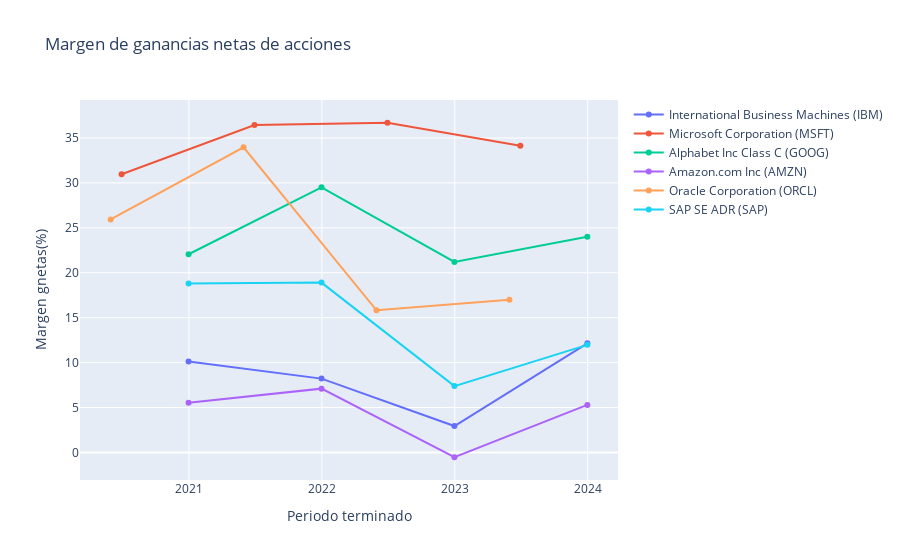

Notebook source saved alongside this figure:
### Code cell
fig = go.Figure()
for stock_pkl in list(dic_stocks_pkl.keys()):
    fig.add_trace(go.Scatter(x=dic_stocks_pkl[stock_pkl].df_resultados.index , y=dic_stocks_pkl[stock_pkl].df_resultados["Margen_gnetas(%)"], name=stock_pkl))
fig.update_layout(title='Margen de ganancias netas de acciones', xaxis_title='Periodo terminado', yaxis_title="Margen gnetas(%)")
fig.show()

### Figure 1 — Plotly figure (JSON) as saved in the notebook; plotly's stock layout.template omitted (floating-point values rounded to 4 significant figures)
{"data": [{"name": "International Business Machines (IBM)", "type": "scatter", "x": ["2023-12-31T00:00:00", "2022-12-31T00:00:00", "2021-12-31T00:00:00", "2020-12-31T00:00:00"], "y": [12.15, 2.939, 8.218, 10.13]}, {"name": "Microsoft Corporation (MSFT)", "type": "scatter", "x": ["2023-06-30T00:00:00", "2022-06-30T00:00:00", "2021-06-30T00:00:00", "2020-06-30T00:00:00"], "y": [34.13, 36.7, 36.44, 30.96]}, {"name": "Alphabet Inc Class C (GOOG)", "type": "scatter", "x": ["2023-12-31T00:00:00", "2022-12-31T00:00:00", "2021-12-31T00:00:00", "2020-12-31T00:00:00"], "y": [24.01, 21.2, 29.51, 22.06]}, {"name": "Amazon.com Inc (AMZN)", "type": "scatter", "x": ["2023-12-31T00:00:00", "2022-12-31T00:00:00", "2021-12-31T00:00:00", "2020-12-31T00:00:00"], "y": [5.294, -0.5352, 7.1, 5.521]}, {"name": "Oracle Corporation (ORCL)", "type": "scatter", "x": ["2023-05-31T00:00:00", "2022-05-31T00:00:00", "2021-05-31T00:00:00", "2020-05-31T00:00:00"], "y": [17.0, 15.82, 33.97, 25.94]}, {"name": "SAP SE ADR (SAP)", "type": "scatter", "x": ["2023-12-31T00:00:00", "2022-12-31T00:00:00", "2021-12-31T00:00:00", "2020-12-31T00:00:00"], "y": [11.98, 7.384, 18.9, 18.81]}], "layout": {"title": {"text": "Margen de ganancias netas de acciones"}, "xaxis": {"title": {"text": "Periodo terminado"}}, "yaxis": {"title": {"text": "Margen gnetas(%)"}}}}
